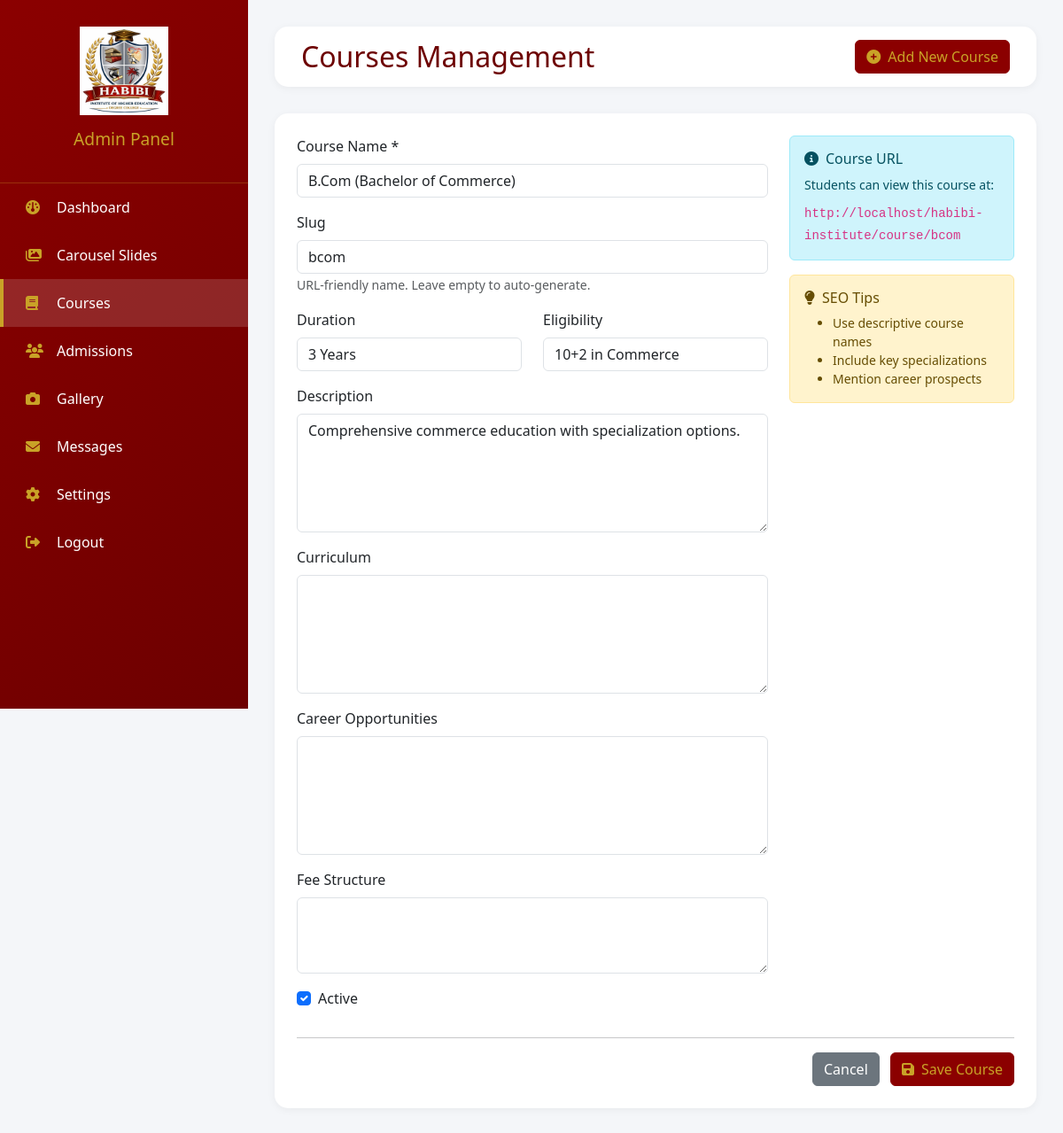
/admin/courses.php?action=edit&id=7 (signed in), run on the app's committed database.
### tables this page shows
CREATE TABLE `courses` (
  `id` int(11) NOT NULL,
  `name` varchar(100) NOT NULL,
  `slug` varchar(100) NOT NULL,
  `duration` varchar(50) DEFAULT NULL,
  `eligibility` text DEFAULT NULL,
  `description` text DEFAULT NULL,
  `curriculum` text DEFAULT NULL,
  `career_opportunities` text DEFAULT NULL,
  `fee_structure` text DEFAULT NULL,
  `image_path` varchar(255) DEFAULT NULL,
  `status` tinyint(4) DEFAULT 1,
  `created_at` timestamp NOT NULL DEFAULT current_timestamp()
);

### admin/courses.php (the view, shortened to what this page needs)
<?php
require_once '../includes/config.php';
$action = isset($_GET['action']) ? $_GET['action'] : 'list';
$id = isset($_GET['id']) ? (int)$_GET['id'] : 0;
$course = null;
if(($action == 'edit' || $action == 'add') && $id > 0) {
    $stmt = $pdo->prepare("SELECT * FROM courses WHERE id = ?");
    $stmt->execute([$id]);
    $course = $stmt->fetch();
}
$courses = $pdo->query("SELECT * FROM courses ORDER BY name ASC")->fetchAll();
?>
<!DOCTYPE html>
<html lang="en">
<head>
    <link href="https://cdn.jsdelivr.net/npm/bootstrap@5.3.0/dist/css/bootstrap.min.css" rel="stylesheet">
    <link rel="stylesheet" href="https://cdnjs.cloudflare.com/ajax/libs/font-awesome/6.4.0/css/all.min.css">
    <link href="https://cdn.jsdelivr.net/npm/summernote@0.8.18/dist/summernote.min.css" rel="stylesheet">
</head>
<body>
    <div class="wrapper">
        <div class="sidebar">
            <div class="sidebar-header">
                <img src="../assets/img/logo.png" alt="Habibi Institute" onerror="this.src='https://via.placeholder.com/100x100/8B0000/FFFFFF?text=HABIBI'">
                <h3>Admin Panel</h3>
            </div>
            <div class="sidebar-menu">
                <a href="dashboard.php"><i class="fas fa-dashboard"></i> Dashboard</a>
                <a href="carousel.php"><i class="fas fa-images"></i> Carousel Slides</a>
                <a href="courses.php" class="active"><i class="fas fa-book"></i> Courses</a>
                <a href="admissions.php"><i class="fas fa-users"></i> Admissions</a>
                <a href="gallery.php"><i class="fas fa-camera"></i> Gallery</a>
                <a href="messages.php"><i class="fas fa-envelope"></i> Messages</a>
                <a href="settings.php"><i class="fas fa-cog"></i> Settings</a>
                <a href="logout.php"><i class="fas fa-sign-out-alt"></i> Logout</a>
            </div>
        </div>
        <div class="main-content">
            <div class="top-nav">
                <div class="page-title">
                    <h2>Courses Management</h2>
                </div>
                <div>
                    <a href="?action=add" class="btn btn-primary">
                        <i class="fas fa-plus-circle me-2"></i>Add New Course
                    </a>
                </div>
            </div>
            <div class="content-card">
                <?php if($action == 'list'): ?>
                    <div class="table-responsive">
                        <table class="table table-hover">
                            <thead>
                                <tr>
                                    <th>ID</th>
                                    <th>Course Name</th>
                                    <th>Duration</th>
                                    <th>Slug</th>
                                    <th>Status</th>
                                    <th>Actions</th>
                                </tr>
                            </thead>
                            <tbody>
                                <?php foreach($courses as $course): ?>
                                <tr>
                                    <td>#<?php echo $course['id']; ?></td>
                                    <td><?php echo htmlspecialchars($course['name']); ?></td>
                                    <td><?php echo htmlspecialchars($course['duration'] ?: 'N/A'); ?></td>
                                    <td><code><?php echo htmlspecialchars($course['slug']); ?></code></td>
                                    <td>
                                        <span class="status-badge <?php echo $course['status'] ? 'status-active' : 'status-inactive'; ?>">
                                            <?php echo $course['status'] ? 'Active' : 'Inactive'; ?>
                                        </span>
                                    </td>
                                    <td>
                                        <div class="action-btns">
                                            <a href="?action=toggle&id=<?php echo $course['id']; ?>" class="btn btn-sm btn-warning" title="Toggle Status">
                                                <i class="fas fa-sync-alt"></i>
                                            </a>
                                            <a href="?action=edit&id=<?php echo $course['id']; ?>" class="btn btn-sm btn-primary">
                                                <i class="fas fa-edit"></i>
                                            </a>
                                            <a href="?action=delete&id=<?php echo $course['id']; ?>" class="btn btn-sm btn-danger" onclick="return confirm('Are you sure you want to delete this course?')">
                                                <i class="fas fa-trash"></i>
                                            </a>
                                        </div>
                                    </td>
                                </tr>
                                <?php endforeach; ?>
                                <?php if(empty($courses)): ?>
                                <tr>
                                    <td colspan="6" class="text-center py-4">
                                        <i class="fas fa-book fa-3x mb-3" style="color: #ccc;"></i>
                                        <p>No courses found. Click "Add New Course" to create your first course.</p>
                                    </td>
                                </tr>
                                <?php endif; ?>
                            </tbody>
                        </table>
                    </div>
                <?php else: ?>
                    <form method="POST">
                        <div class="row">
                            <div class="col-md-8">
                                <div class="mb-3">
                                    <label class="form-label">Course Name *</label>
                                    <input type="text" name="name" class="form-control" value="<?php echo htmlspecialchars($course['name'] ?? ''); ?>" required>
                                </div>
                                <div class="mb-3">
                                    <label class="form-label">Slug</label>
                                    <input type="text" name="slug" class="form-control" value="<?php echo htmlspecialchars($course['slug'] ?? ''); ?>">
                                    <small class="text-muted">URL-friendly name. Leave empty to auto-generate.</small>
                                </div>
                                <div class="row">
                                    <div class="col-md-6">
                                        <div class="mb-3">
                                            <label class="form-label">Duration</label>
                                            <input type="text" name="duration" class="form-control" value="<?php echo htmlspecialchars($course['duration'] ?? ''); ?>" placeholder="e.g., 3 Years">
                                        </div>
                                    </div>
                                    <div class="col-md-6">
                                        <div class="mb-3">
                                            <label class="form-label">Eligibility</label>
                                            <input type="text" name="eligibility" class="form-control" value="<?php echo htmlspecialchars($course['eligibility'] ?? ''); ?>" placeholder="e.g., 10+2 with Science">
                                        </div>
                                    </div>
                                </div>
                                <div class="mb-3">
                                    <label class="form-label">Description</label>
                                    <textarea name="description" class="form-control summernote" rows="5"><?php echo htmlspecialchars($course['description'] ?? ''); ?></textarea>
                                </div>
                                <div class="mb-3">
                                    <label class="form-label">Curriculum</label>
                                    <textarea name="curriculum" class="form-control summernote" rows="5"><?php echo htmlspecialchars($course['curriculum'] ?? ''); ?></textarea>
                                </div>
                                <div class="mb-3">
                                    <label class="form-label">Career Opportunities</label>
                                    <textarea name="career_opportunities" class="form-control summernote" rows="5"><?php echo htmlspecialchars($course['career_opportunities'] ?? ''); ?></textarea>
                                </div>
                                <div class="mb-3">
                                    <label class="form-label">Fee Structure</label>
                                    <textarea name="fee_structure" class="form-control summernote" rows="3"><?php echo htmlspecialchars($course['fee_structure'] ?? ''); ?></textarea>
                                </div>
                                <div class="mb-3">
                                    <div class="form-check">
                                        <input class="form-check-input" type="checkbox" name="status" id="status" <?php echo (!isset($course['status']) || $course['status']) ? 'checked' : ''; ?>>
                                        <label class="form-check-label" for="status">
                                            Active
                                        </label>
                                    </div>
                                </div>
                            </div>
                            <div class="col-md-4">
                                <div class="alert alert-info">
                                    <h6><i class="fas fa-info-circle me-2"></i>Course URL</h6>
                                    <p class="small mb-2">Students can view this course at:</p>
                                    <code><?php echo BASE_URL; ?>course/<?php echo $course['slug'] ?? 'course-slug'; ?></code>
                                </div>
                                <div class="alert alert-warning">
                                    <h6><i class="fas fa-lightbulb me-2"></i>SEO Tips</h6>
                                    <ul class="small mb-0">
                                        <li>Use descriptive course names</li>
                                        <li>Include key specializations</li>
                                        <li>Mention career prospects</li>
                                    </ul>
                                </div>
                            </div>
                        </div>
                        <hr>
                        <div class="text-end">
                            <a href="?action=list" class="btn btn-secondary me-2">Cancel</a>
                            <button type="submit" name="save_course" class="btn btn-primary">
                                <i class="fas fa-save me-2"></i>Save Course
                            </button>
                        </div>
                    </form>
                <?php endif; ?>
            </div>
        </div>
    </div>
</body>
</html>

### admin/courses.php (style rules this page uses)
* { margin: 0; padding: 0; box-sizing: border-box; }
body { background: #f4f6f9; font-family: 'Segoe UI', Tahoma, Geneva, Verdana, sans-serif; }
.wrapper { display: flex; }
.sidebar { width: 280px; background: linear-gradient(135deg, #8B0000, #6D0000); min-height: 100vh; position: fixed; left: 0; top: 0; z-index: 1000; overflow-y: auto; }
.sidebar-header { padding: 30px 20px; text-align: center; border-bottom: 1px solid rgba(201, 162, 39, 0.3); }
.sidebar-header img { width: 100px; margin-bottom: 15px; }
.sidebar-header h3 { color: #C9A227; font-size: 1.2rem; }
.sidebar-menu a { display: flex; align-items: center; padding: 15px 25px; color: #fff; text-decoration: none; transition: all 0.3s; border-left: 4px solid transparent; }
.sidebar-menu a i { width: 25px; margin-right: 10px; color: #C9A227; }
.sidebar-menu a.active { background: rgba(255,255,255,0.15); border-left-color: #C9A227; }
.main-content { flex: 1; margin-left: 280px; padding: 30px; }
.top-nav { background: white; padding: 15px 30px; border-radius: 15px; box-shadow: 0 2px 10px rgba(0,0,0,0.05); margin-bottom: 30px; display: flex; justify-content: space-between; align-items: center; }
.page-title h2 { color: #6D0000; margin: 0; }
.content-card { background: white; border-radius: 15px; padding: 25px; box-shadow: 0 2px 10px rgba(0,0,0,0.05); }
.btn-primary { background: #8B0000; border-color: #8B0000; color: #C9A227; }

### data on the page
courses: name "B.Com (Bachelor of Commerce)", slug "bcom", duration "3 Years", eligibility "10+2 in Commerce", description "Comprehensive commerce education with specialization options.", status "☑"

### other printed values
BASE_URL "http://localhost/habibi-institute/"
